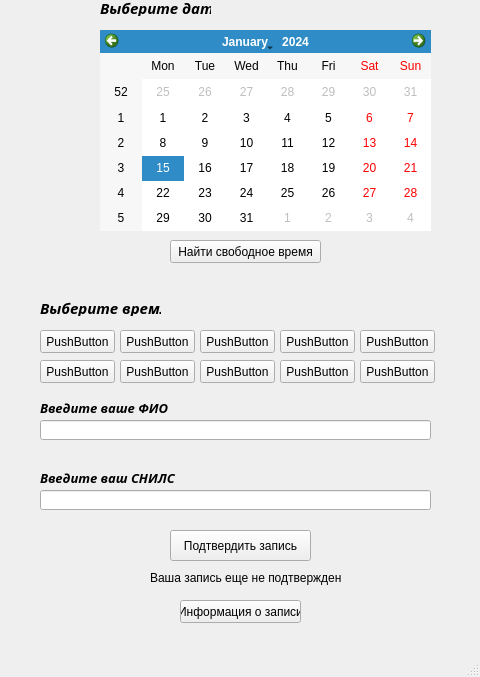
<?xml version="1.0" encoding="UTF-8"?>
<ui version="4.0">
 <class>MainWindow</class>
 <widget class="QMainWindow" name="MainWindow">
  <property name="geometry">
   <rect>
    <x>0</x>
    <y>0</y>
    <width>480</width>
    <height>677</height>
   </rect>
  </property>
  <property name="windowTitle">
   <string>Выбор времени</string>
  </property>
  <widget class="QWidget" name="centralwidget">
   <widget class="QLabel" name="label">
    <property name="geometry">
     <rect>
      <x>100</x>
      <y>0</y>
      <width>111</width>
      <height>16</height>
     </rect>
    </property>
    <property name="font">
     <font>
      <family>Source Sans Pro Semibold</family>
      <pointsize>11</pointsize>
      <weight>75</weight>
      <italic>true</italic>
      <bold>true</bold>
     </font>
    </property>
    <property name="text">
     <string>Выберите дату</string>
    </property>
   </widget>
   <widget class="QCalendarWidget" name="calendar">
    <property name="geometry">
     <rect>
      <x>100</x>
      <y>30</y>
      <width>331</width>
      <height>201</height>
     </rect>
    </property>
   </widget>
   <widget class="QLabel" name="label_2">
    <property name="geometry">
     <rect>
      <x>40</x>
      <y>300</y>
      <width>121</width>
      <height>16</height>
     </rect>
    </property>
    <property name="font">
     <font>
      <family>Source Sans Pro Semibold</family>
      <pointsize>11</pointsize>
      <weight>75</weight>
      <italic>true</italic>
      <bold>true</bold>
     </font>
    </property>
    <property name="text">
     <string>Выберите время</string>
    </property>
   </widget>
   <widget class="QLabel" name="label_3">
    <property name="geometry">
     <rect>
      <x>40</x>
      <y>400</y>
      <width>131</width>
      <height>16</height>
     </rect>
    </property>
    <property name="font">
     <font>
      <family>Source Sans Pro Semibold</family>
      <pointsize>10</pointsize>
      <weight>75</weight>
      <italic>true</italic>
      <bold>true</bold>
     </font>
    </property>
    <property name="text">
     <string>Введите ваше ФИО</string>
    </property>
   </widget>
   <widget class="QLabel" name="label_4">
    <property name="geometry">
     <rect>
      <x>40</x>
      <y>470</y>
      <width>141</width>
      <height>16</height>
     </rect>
    </property>
    <property name="font">
     <font>
      <family>Source Code Pro Semibold</family>
      <pointsize>10</pointsize>
      <weight>75</weight>
      <italic>true</italic>
      <bold>true</bold>
     </font>
    </property>
    <property name="text">
     <string>Введите ваш СНИЛС</string>
    </property>
   </widget>
   <widget class="QLineEdit" name="patient_name">
    <property name="geometry">
     <rect>
      <x>40</x>
      <y>420</y>
      <width>391</width>
      <height>20</height>
     </rect>
    </property>
   </widget>
   <widget class="QLineEdit" name="patient_snils">
    <property name="geometry">
     <rect>
      <x>40</x>
      <y>490</y>
      <width>391</width>
      <height>20</height>
     </rect>
    </property>
   </widget>
   <widget class="QPushButton" name="btn_accept">
    <property name="geometry">
     <rect>
      <x>170</x>
      <y>530</y>
      <width>141</width>
      <height>31</height>
     </rect>
    </property>
    <property name="text">
     <string>Подтвердить запись</string>
    </property>
   </widget>
   <widget class="QLabel" name="accept_message">
    <property name="geometry">
     <rect>
      <x>150</x>
      <y>570</y>
      <width>191</width>
      <height>16</height>
     </rect>
    </property>
    <property name="text">
     <string>Ваша запись еще не подтверждена</string>
    </property>
   </widget>
   <widget class="QPushButton" name="pbn_find">
    <property name="geometry">
     <rect>
      <x>170</x>
      <y>240</y>
      <width>151</width>
      <height>23</height>
     </rect>
    </property>
    <property name="text">
     <string>Найти свободное время</string>
    </property>
   </widget>
   <widget class="QPushButton" name="ptn_free_1">
    <property name="geometry">
     <rect>
      <x>40</x>
      <y>330</y>
      <width>75</width>
      <height>23</height>
     </rect>
    </property>
    <property name="text">
     <string>PushButton</string>
    </property>
    <attribute name="buttonGroup">
     <string notr="true">btn_Group</string>
    </attribute>
   </widget>
   <widget class="QPushButton" name="ptn_free_2">
    <property name="geometry">
     <rect>
      <x>120</x>
      <y>330</y>
      <width>75</width>
      <height>23</height>
     </rect>
    </property>
    <property name="text">
     <string>PushButton</string>
    </property>
    <attribute name="buttonGroup">
     <string notr="true">btn_Group</string>
    </attribute>
   </widget>
   <widget class="QPushButton" name="ptn_free_3">
    <property name="geometry">
     <rect>
      <x>200</x>
      <y>330</y>
      <width>75</width>
      <height>23</height>
     </rect>
    </property>
    <property name="text">
     <string>PushButton</string>
    </property>
    <attribute name="buttonGroup">
     <string notr="true">btn_Group</string>
    </attribute>
   </widget>
   <widget class="QPushButton" name="ptn_free_4">
    <property name="geometry">
     <rect>
      <x>280</x>
      <y>330</y>
      <width>75</width>
      <height>23</height>
     </rect>
    </property>
    <property name="text">
     <string>PushButton</string>
    </property>
    <attribute name="buttonGroup">
     <string notr="true">btn_Group</string>
    </attribute>
   </widget>
   <widget class="QPushButton" name="ptn_free_5">
    <property name="geometry">
     <rect>
      <x>360</x>
      <y>330</y>
      <width>75</width>
      <height>23</height>
     </rect>
    </property>
    <property name="text">
     <string>PushButton</string>
    </property>
    <attribute name="buttonGroup">
     <string notr="true">btn_Group</string>
    </attribute>
   </widget>
   <widget class="QPushButton" name="ptn_free_6">
    <property name="geometry">
     <rect>
      <x>40</x>
      <y>360</y>
      <width>75</width>
      <height>23</height>
     </rect>
    </property>
    <property name="text">
     <string>PushButton</string>
    </property>
    <attribute name="buttonGroup">
     <string notr="true">btn_Group</string>
    </attribute>
   </widget>
   <widget class="QPushButton" name="ptn_free_7">
    <property name="geometry">
     <rect>
      <x>120</x>
      <y>360</y>
      <width>75</width>
      <height>23</height>
     </rect>
    </property>
    <property name="text">
     <string>PushButton</string>
    </property>
    <attribute name="buttonGroup">
     <string notr="true">btn_Group</string>
    </attribute>
   </widget>
   <widget class="QPushButton" name="ptn_free_8">
    <property name="geometry">
     <rect>
      <x>200</x>
      <y>360</y>
      <width>75</width>
      <height>23</height>
     </rect>
    </property>
    <property name="text">
     <string>PushButton</string>
    </property>
    <attribute name="buttonGroup">
     <string notr="true">btn_Group</string>
    </attribute>
   </widget>
   <widget class="QPushButton" name="ptn_free_9">
    <property name="geometry">
     <rect>
      <x>280</x>
      <y>360</y>
      <width>75</width>
      <height>23</height>
     </rect>
    </property>
    <property name="text">
     <string>PushButton</string>
    </property>
    <attribute name="buttonGroup">
     <string notr="true">btn_Group</string>
    </attribute>
   </widget>
   <widget class="QPushButton" name="ptn_free_10">
    <property name="geometry">
     <rect>
      <x>360</x>
      <y>360</y>
      <width>75</width>
      <height>23</height>
     </rect>
    </property>
    <property name="text">
     <string>PushButton</string>
    </property>
    <attribute name="buttonGroup">
     <string notr="true">btn_Group</string>
    </attribute>
   </widget>
   <widget class="QPushButton" name="give_info_about_record">
    <property name="geometry">
     <rect>
      <x>180</x>
      <y>600</y>
      <width>121</width>
      <height>23</height>
     </rect>
    </property>
    <property name="text">
     <string>Информация о записи</string>
    </property>
   </widget>
   <zorder>label</zorder>
   <zorder>calendar</zorder>
   <zorder>label_2</zorder>
   <zorder>label_3</zorder>
   <zorder>label_4</zorder>
   <zorder>patient_name</zorder>
   <zorder>patient_snils</zorder>
   <zorder>btn_accept</zorder>
   <zorder>accept_message</zorder>
   <zorder>pbn_find</zorder>
   <zorder>ptn_free_3</zorder>
   <zorder>ptn_free_1</zorder>
   <zorder>ptn_free_2</zorder>
   <zorder>ptn_free_4</zorder>
   <zorder>ptn_free_5</zorder>
   <zorder>ptn_free_6</zorder>
   <zorder>ptn_free_7</zorder>
   <zorder>ptn_free_8</zorder>
   <zorder>ptn_free_9</zorder>
   <zorder>ptn_free_10</zorder>
   <zorder>give_info_about_record</zorder>
  </widget>
  <widget class="QMenuBar" name="menubar">
   <property name="geometry">
    <rect>
     <x>0</x>
     <y>0</y>
     <width>480</width>
     <height>21</height>
    </rect>
   </property>
  </widget>
  <widget class="QStatusBar" name="statusbar"/>
 </widget>
 <resources/>
 <connections/>
 <buttongroups>
  <buttongroup name="btn_Group"/>
 </buttongroups>
</ui>
